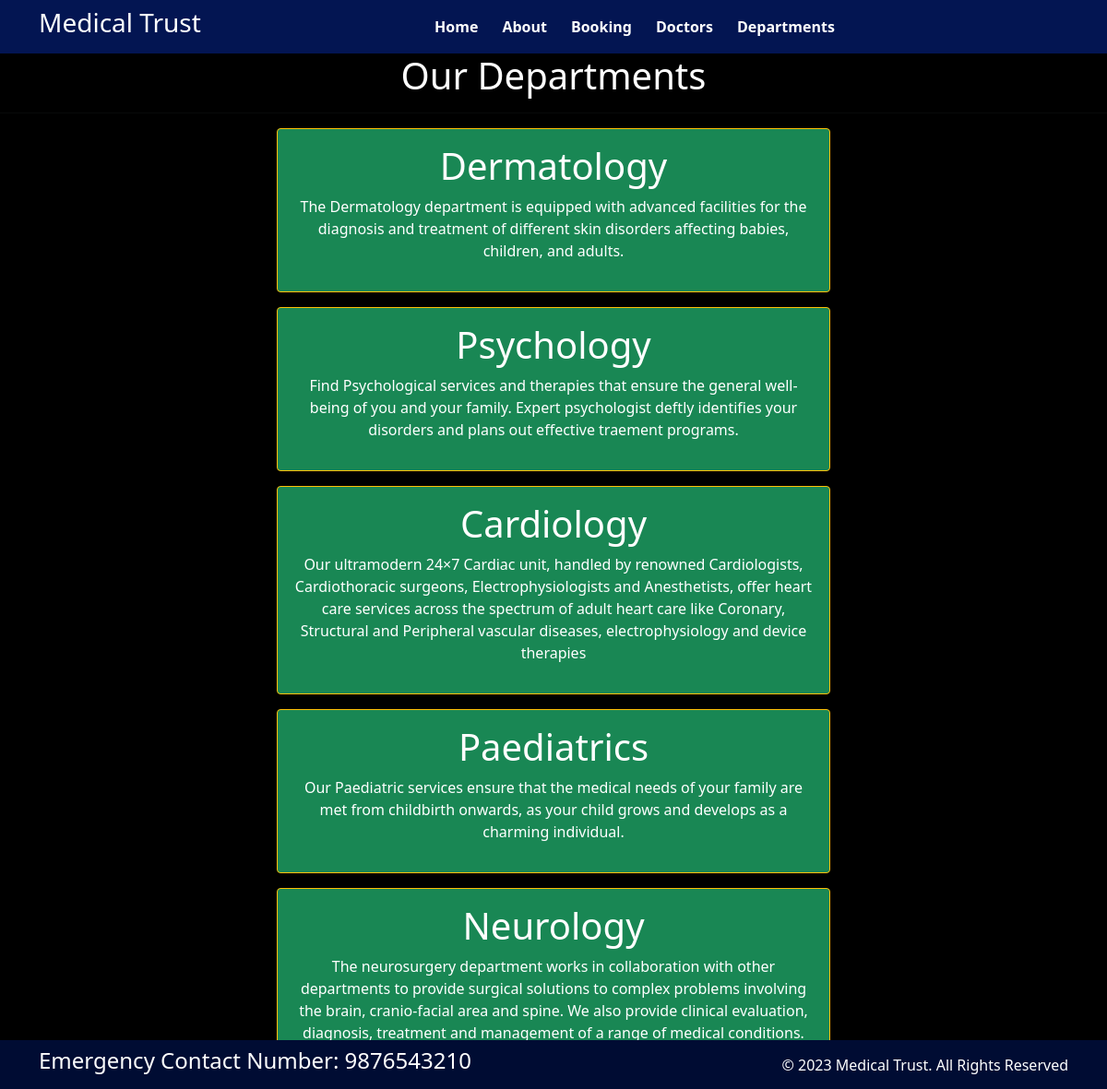
Screenshot of /department with the database file from the repository.
### home/models.py (models this page shows, shortened)
class Departments(models.Model):
    dep_name = models.CharField(max_length=100)
    dep_decription = models.TextField()

### home/views.py (the view)
# urls.py: path('department', views.department, name='departments'),
def department(request):
    dict_dept={
        'dept': Departments.objects.all()
    }
    return render(request, 'department.html', dict_dept)

### templates/department.html (shortened to what this page needs)
{% extends 'base.html' %}
{% block content%}
<h1 class="text-center text-white"> Our Departments </h1>
<hr>
{% for d in dept %}
<div class="mx-auto w-50 bg-success text-center text-white p-3 my-3 border border-warning rounded">
    <h1>{{d.dep_name}}</h1>
    <p>{{d.dep_decription}}</p>
</div>
{% endfor %}
{% endblock %}

### static/css/style.css (style rules this page uses)
body { background-color: rgb(0, 0, 0); }

### rows the page displays
Departments: dep_name "Dermatology", dep_decription "The Dermatology department is equipped with advanced facilities for the diagnosis and treatment of different skin disorders affecting babies, children, and adults."
Departments: dep_name "Psychology", dep_decription "Find Psychological services and therapies that ensure the general well-being of you and your family. Expert psychologist deftly identifies your disorders and plans out effective traement programs."
Departments: dep_name "Cardiology", dep_decription "Our ultramodern 24×7 Cardiac unit, handled by renowned Cardiologists, Cardiothoracic surgeons, Electrophysiologists and Anesthetists, offer heart care services across the spectrum of adult heart care like Coronary, Structural and Peripheral vascular diseases, electrophysiology and device therapies"
Departments: dep_name "Paediatrics", dep_decription "Our Paediatric services ensure that the medical needs of your family are met from childbirth onwards, as your child grows and develops as a charming individual."
Departments: dep_name "Neurology", dep_decription "The neurosurgery department works in collaboration with other departments to provide surgical solutions to complex problems involving the brain, cranio-facial area and spine. We also provide clinical evaluation, diagnosis, treatment and management of a range of medical conditions."
